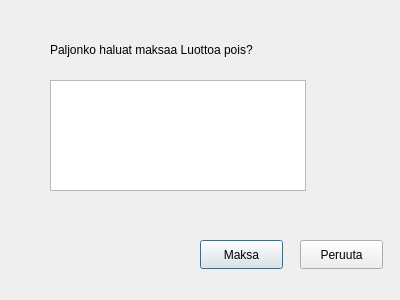
<?xml version="1.0" encoding="UTF-8"?>
<ui version="4.0">
 <class>paycredit</class>
 <widget class="QDialog" name="paycredit">
  <property name="geometry">
   <rect>
    <x>0</x>
    <y>0</y>
    <width>400</width>
    <height>300</height>
   </rect>
  </property>
  <property name="windowTitle">
   <string>Dialog</string>
  </property>
  <widget class="QLabel" name="label">
   <property name="geometry">
    <rect>
     <x>50</x>
     <y>40</y>
     <width>281</width>
     <height>20</height>
    </rect>
   </property>
   <property name="text">
    <string>Paljonko haluat maksaa Luottoa pois?</string>
   </property>
  </widget>
  <widget class="QTextBrowser" name="textBrowser">
   <property name="geometry">
    <rect>
     <x>50</x>
     <y>80</y>
     <width>256</width>
     <height>111</height>
    </rect>
   </property>
  </widget>
  <widget class="QPushButton" name="pushButton">
   <property name="geometry">
    <rect>
     <x>200</x>
     <y>240</y>
     <width>83</width>
     <height>29</height>
    </rect>
   </property>
   <property name="text">
    <string>Maksa</string>
   </property>
  </widget>
  <widget class="QPushButton" name="pushButton_2">
   <property name="geometry">
    <rect>
     <x>300</x>
     <y>240</y>
     <width>83</width>
     <height>29</height>
    </rect>
   </property>
   <property name="text">
    <string>Peruuta</string>
   </property>
  </widget>
 </widget>
 <resources/>
 <connections/>
</ui>
